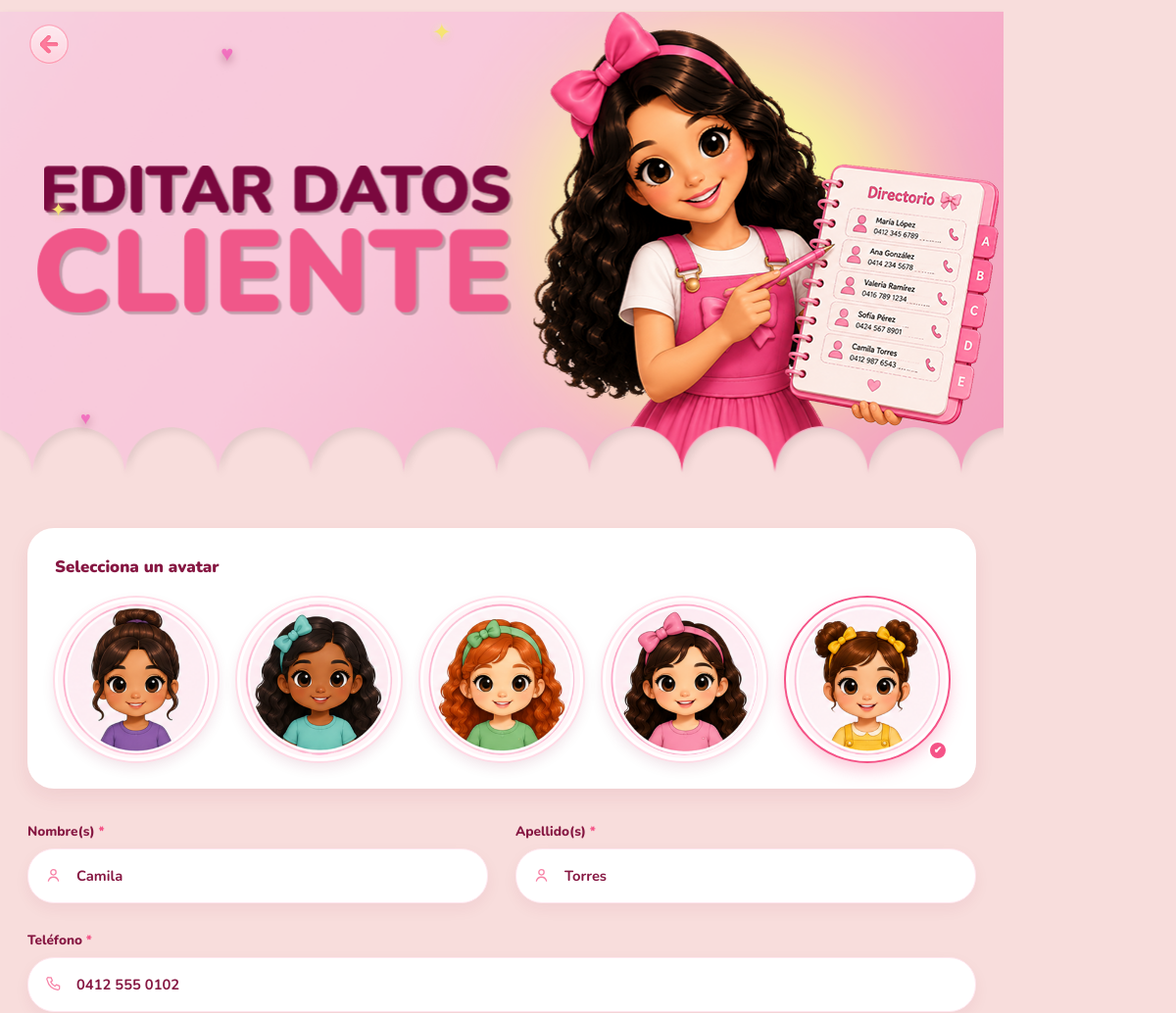
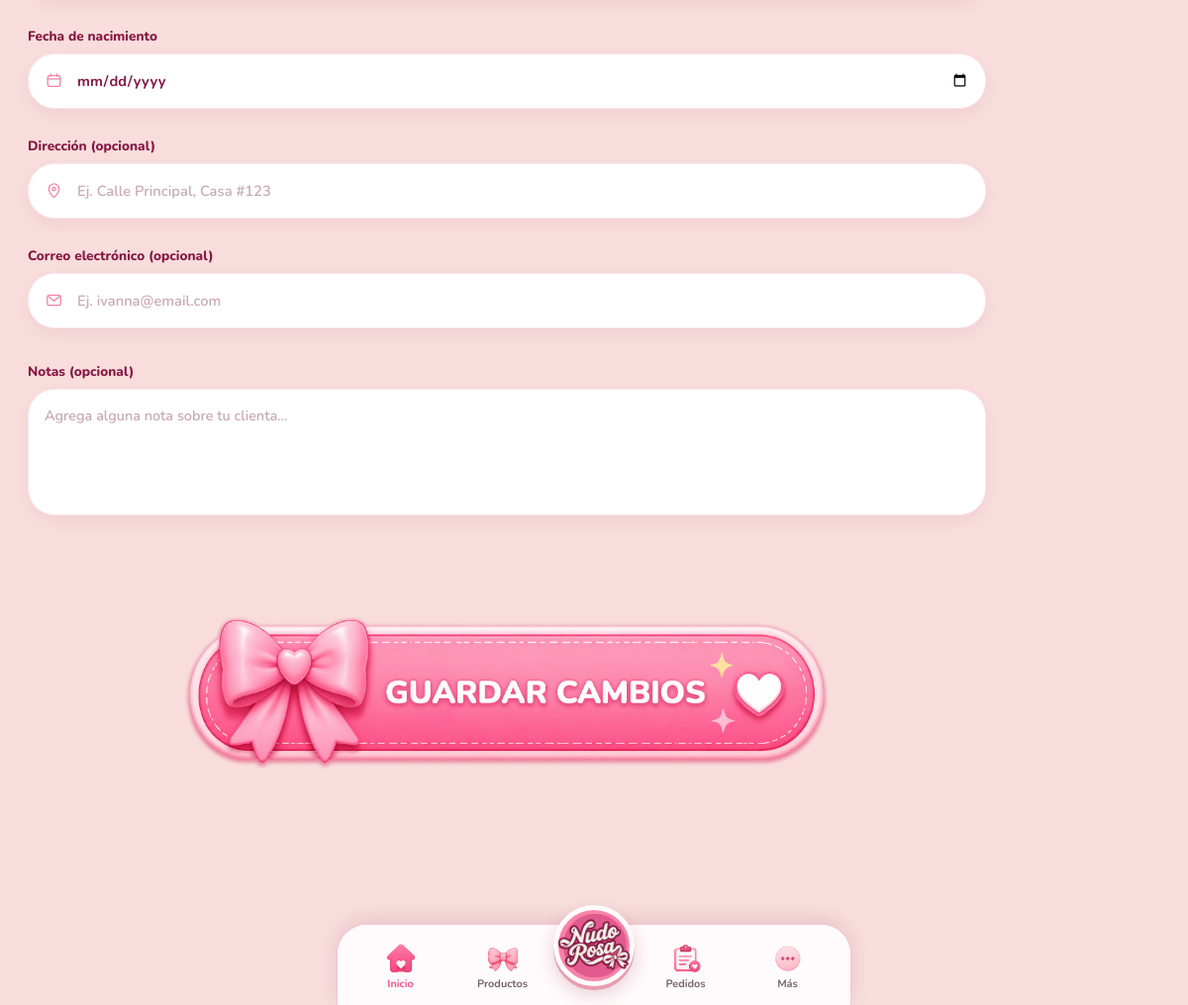
Screenshot of /clientes/2/editar (signed in) with the database file from the repository (2 pictures, top to bottom).
### models.py (models this page shows)
class Clienta(Base):
    __tablename__ = "clientas"
    __table_args__ = (
        Index("ix_clientas_nombres", "nombres"),
        Index("ix_clientas_apellidos", "apellidos"),
        Index("ix_clientas_telefono", "telefono"),
    )
    id: Mapped[int] = mapped_column(primary_key=True)
    nombres: Mapped[str] = mapped_column(String(120))
    apellidos: Mapped[str] = mapped_column(String(120))
    telefono: Mapped[str | None] = mapped_column(String(40), default=None)
    email: Mapped[str | None] = mapped_column(String(120), default=None)
    direccion: Mapped[str | None] = mapped_column(String(255), default=None)
    fecha_nacimiento: Mapped[date | None] = mapped_column(Date, default=None)
    avatar: Mapped[str | None] = mapped_column(String(255), default=None)
    notas: Mapped[str | None] = mapped_column(Text, default=None)
    activa: Mapped[bool] = mapped_column(default=True)
    creada_en: Mapped[datetime] = mapped_column(DateTime, default=datetime.utcnow)
    actualizada_en: Mapped[datetime] = mapped_column(
        DateTime, default=datetime.utcnow, onupdate=datetime.utcnow
    )
    pedidos: Mapped[list["Pedido"]] = relationship(back_populates="clienta")

### main.py (the view)
@app.get("/clientes/{cliente_id}/editar")
async def cliente_editar(request: Request, cliente_id: int, db: Session = Depends(get_db)):
    cliente = clientas_service.get_clienta(db, cliente_id)
    if cliente is None:
        raise HTTPException(status_code=404, detail="Clienta no encontrada")
    return templates.TemplateResponse(
        request=request,
        name="cliente_nueva.html",
        context={
            "active_nav": None,
            "cliente": clientas_service.serializar_clienta(db, cliente),
            "avatares_disponibles": _listar_avatares(),
        },
    )

### templates/cliente_nueva.html (shortened to what this page needs)
{% extends "_base.html" %}
{% block content %}
<header class="client-form-hero{% if cliente %} client-form-hero--edit{% endif %}">
    <a
        class="client-form-hero__back"
        href="{{ '/clientes/%d' % cliente.id if cliente else ('/%s' % volver_a if volver_a in ('pedidos', 'ventas') else '/clientes') }}"
        aria-label="Volver"
    >
        <img src="/static/images/atras.svg" alt="">
    </a>
    <div class="client-form-hero__decorations" aria-hidden="true">
        <span class="client-form-hero__heart client-form-hero__heart--1">♥</span>
        <span class="client-form-hero__heart client-form-hero__heart--2">♥</span>
        <span class="client-form-hero__spark client-form-hero__spark--1">✦</span>
        <span class="client-form-hero__spark client-form-hero__spark--2">✦</span>
    </div>
</header>
{% set avatares_sugeridos = avatares_disponibles[:4] %}
{% set avatar_actual = cliente.avatar if cliente else "" %}
{% set avatar_sugerido = avatar_actual in avatares_sugeridos %}
<form
    class="client-form"
    method="post"
    action="{{ '/clientes/%d/editar' % cliente.id if cliente else '/clientes/nueva' }}"
>
    <section class="client-form__section">
        <h2 class="client-form__section-title">Selecciona un avatar</h2>
        <div class="avatar-select__grid" id="avatar-select-grid">
            {% for avatar_url in avatares_sugeridos %}
            <button
                type="button"
                class="avatar-select__item{% if avatar_url == avatar_actual %} is-selected{% endif %}"
                data-avatar-url="{{ avatar_url }}"
                aria-label="Avatar {{ loop.index }}"
            >
                <img src="{{ avatar_url }}" alt="">
            </button>
            {% endfor %}
            <button
                type="button"
                class="avatar-select__item avatar-select__item--more{% if avatar_actual and not avatar_sugerido %} is-selected{% endif %}"
                id="avatar-select-more"
                aria-label="Ver más avatares"
            >
                <img
                    id="avatar-select-more-img"
                    src="{{ avatar_actual if not avatar_sugerido else '' }}"
                    alt=""
                >
                <span class="avatar-select__check" aria-hidden="true">✔</span>
            </button>
        </div>
    </section>
    <section class="client-form__fields">
        <div class="client-form__row">
            <div class="client-form__field">
                <label for="campo-nombre">
                    Nombre(s) <span class="client-form__required">*</span>
                </label>
                <div class="client-form__input-wrap">
                    <svg class="field-icon" viewBox="0 0 24 24" fill="none" stroke="currentColor" stroke-width="1.6" stroke-linecap="round" stroke-linejoin="round" aria-hidden="true">
                        <circle cx="12" cy="8" r="3.4"></circle>
                        <path d="M5.5 19.2c1-3.2 3.8-5 6.5-5s5.5 1.8 6.5 5"></path>
                    </svg>
                    <input
                        type="text"
                        id="campo-nombre"
                        name="nombre"
                        placeholder="Ej. Ivanna"
                        value="{{ cliente.nombre if cliente else '' }}"
                        required
                    >
                </div>
            </div>
            <div class="client-form__field">
                <label for="campo-apellido">
                    Apellido(s) <span class="client-form__required">*</span>
                </label>
                <div class="client-form__input-wrap">
                    <svg class="field-icon" viewBox="0 0 24 24" fill="none" stroke="currentColor" stroke-width="1.6" stroke-linecap="round" stroke-linejoin="round" aria-hidden="true">
                        <circle cx="12" cy="8" r="3.4"></circle>
                        <path d="M5.5 19.2c1-3.2 3.8-5 6.5-5s5.5 1.8 6.5 5"></path>
                    </svg>
                    <input
                        type="text"
                        id="campo-apellido"
                        name="apellido"
                        placeholder="Ej. Pérez"
                        value="{{ cliente.apellido if cliente else '' }}"
                        required
                    >
                </div>
            </div>
        </div>
        <div class="client-form__field">
            <label for="campo-telefono">
                Teléfono <span class="client-form__required">*</span>
            </label>
            <div class="client-form__input-wrap">
                <svg class="field-icon" viewBox="0 0 24 24" fill="none" stroke="currentColor" stroke-width="1.6" stroke-linecap="round" stroke-linejoin="round" aria-hidden="true">
                    <path d="M6 3.5h3l1.6 4-2.1 1.7a12.4 12.4 0 0 0 5.6 5.6l1.7-2.1 4 1.6v3a2 2 0 0 1-2.2 2A16.6 16.6 0 0 1 4 6.7 2 2 0 0 1 6 3.5Z"></path>
                </svg>
                <input
                    type="tel"
                    id="campo-telefono"
                    name="telefono"
                    placeholder="Ej. 0412 123 4567"
                    value="{{ cliente.telefono if cliente else '' }}"
                    required
                >
            </div>
        </div>
        <div class="client-form__field">
            <label for="campo-nacimiento">Fecha de nacimiento</label>
            <div class="client-form__input-wrap">
                <svg class="field-icon" viewBox="0 0 24 24" fill="none" stroke="currentColor" stroke-width="1.6" stroke-linecap="round" stroke-linejoin="round" aria-hidden="true">
                    <rect x="4" y="5.5" width="16" height="14" rx="3"></rect>
                    <path d="M4 10h16M8 3.5v3M16 3.5v3"></path>
                </svg>
                <input
                    type="date"
                    id="campo-nacimiento"
                    name="fecha_nacimiento"
                    value="{{ cliente.fecha_nacimiento if cliente else '' }}"
                >
            </div>
        </div>
        <div class="client-form__field">
            <label for="campo-direccion">Dirección (opcional)</label>
            <div class="client-form__input-wrap">
                <svg class="field-icon" viewBox="0 0 24 24" fill="none" stroke="currentColor" stroke-width="1.6" stroke-linecap="round" stroke-linejoin="round" aria-hidden="true">
                    <path d="M12 21s-6.5-5.8-6.5-10.8A6.5 6.5 0 0 1 12 3.7a6.5 6.5 0 0 1 6.5 6.5C18.5 15.2 12 21 12 21Z"></path>
                    <circle cx="12" cy="10.2" r="2.2"></circle>
                </svg>
                <input
                    type="text"
                    id="campo-direccion"
                    name="direccion"
                    placeholder="Ej. Calle Principal, Casa #123"
                    value="{{ cliente.direccion if cliente else '' }}"
                >
            </div>
        </div>
        <div class="client-form__field">
            <label for="campo-email">Correo electrónico (opcional)</label>
            <div class="client-form__input-wrap">
                <svg class="field-icon" viewBox="0 0 24 24" fill="none" stroke="currentColor" stroke-width="1.6" stroke-linecap="round" stroke-linejoin="round" aria-hidden="true">
                    <rect x="3.5" y="5.5" width="17" height="13" rx="2.5"></rect>
                    <path d="m4.5 7 7.5 6 7.5-6"></path>
                </svg>
                <input
                    type="email"
                    id="campo-email"
                    name="email"
                    placeholder="Ej. ivanna@email.com"
                    value="{{ cliente.email if cliente else '' }}"
                >
            </div>
        </div>
    </section>
    <div class="client-form__field">
        <label for="campo-notas">Notas (opcional)</label>
        <textarea
            class="client-form__textarea"
            id="campo-notas"
            name="notas"
            rows="4"
            placeholder="Agrega alguna nota sobre tu clienta..."
        >{{ cliente.notas if cliente else '' }}</textarea>
    </div>
    <button type="submit" class="client-form__submit-image">
        <img
            src="/static/images/{{ 'guardarcambios.svg' if cliente else 'guardarclienta.svg' }}"
            alt="{{ 'Guardar cambios' if cliente else 'Guardar cliente' }}"
        >
    </button>
</form>
{% endblock %}

### rows the page displays
Clienta: avatar (picture), nombre "Camila", apellido "Torres", telefono "0412 555 0102"
